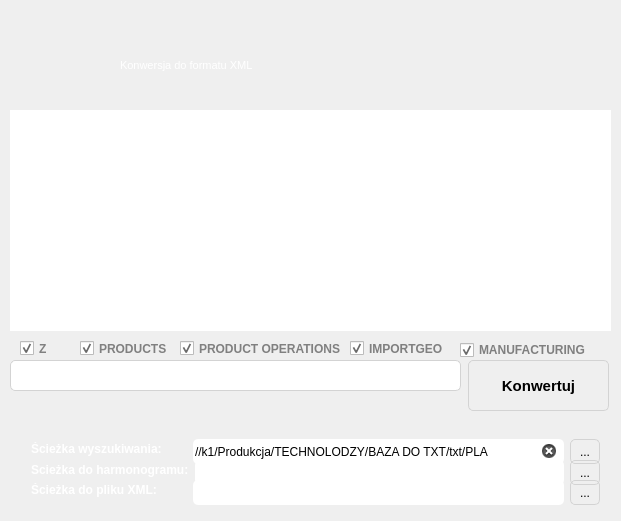
<?xml version="1.0" encoding="UTF-8"?>
<ui version="4.0">
 <class>MainWindow</class>
 <widget class="QMainWindow" name="MainWindow">
  <property name="geometry">
   <rect>
    <x>0</x>
    <y>0</y>
    <width>621</width>
    <height>521</height>
   </rect>
  </property>
  <property name="windowTitle">
   <string>XML Converter</string>
  </property>
  <property name="windowIcon">
   <iconset resource="resources.qrc">
    <normaloff>:/images/images/icon.ico</normaloff>:/images/images/icon.ico</iconset>
  </property>
  <property name="styleSheet">
   <string notr="true">QListWidget {
  background-color: &quot;white&quot;;
  font-size: 10pt;
  color: &quot;gray&quot;;
  font-size: 9pt;
  font-family: &quot;Arial&quot;;
  border-radius: 5px;
  border-width: 2px solid lightgray;
}

#centralWidget QScrollBar:vertical {
  border: none;
  background: &quot;transparent&quot;;
  width: 15px;
  margin: 20px 0px 20px 0px;
}

#centralWidget QScrollBar::handle:vertical {
  background: &quot;lightgray&quot;;
  min-height: 20px;
  border-radius: 2px;
}

#centralWidget QScrollBar::add-line:vertical {
  image: url(:/images/images/downArrow.png);
  background: &quot;lightgray&quot;;
  height: 15px;
  subcontrol-position: bottom;
  subcontrol-origin: margin;
  border-radius: 2px;
}

#centralWidget QScrollBar::sub-line:vertical {
  image: url(:/images/images/upArrow.png);
  background: &quot;lightgray&quot;;
  height: 15px;
  subcontrol-position: top;
  subcontrol-origin: margin;
  border-radius: 2px;
}

QMessageBox QPushButton {
color: &quot;gray&quot;;
border-radius: 5px;
border: 1px solid lightgray;
background: &quot;white&quot;;
min-width: 80px;
min-height: 25px;
}

QMessageBox QPushButton:hover {
background: &quot;lightgray&quot;;
color: &quot;white&quot;;
width: 300px;
}

QMessageBox QPushButton:pressed {
border: 1px solid &quot;gray&quot;;
background: #A9A9A9 ;
}
</string>
  </property>
  <widget class="QWidget" name="centralWidget">
   <property name="styleSheet">
    <string notr="true">QComboBox {
	border: 1px solid lightgray;
	border-radius: 5px;
	padding: 1px 18px 1px 3px;
	min-width: 6em;
	color: &quot;gray&quot;;
	background-color: &quot;white&quot;;
	margin: 0 0 0 0;
}

QComboBox:editable {
	background: &quot;green&quot;}
	QComboBox:!editable {
	background: &quot;white&quot;
}

QComboBox:hover {
	background: &quot;lightgray&quot;;
	color: &quot;white&quot;;
}

QComboBox:on{
	padding-top: 3px;
	padding-left: 4px;
	background-color:#A9A9A9 ;
}

QComboBox::drop-down{
	subcontrol-origin: padding;
	subcontrol-position: center right;
	width: 50px;
	height: 50px;
	border-width: 0px;
}

QComboBox::down-arrow{
	image: url(:/images/images/arrow.png);
	height: 70px;
	width:  70px;
}

QComboBox::down-arrow:on{
	top: 1px;
	left: 1px;
}

QComboBox QListView{
	border-width: 1px;
	border-color: darkgray;
	border-style: solid;
	color: gray;
	background-color: white;
}

</string>
   </property>
   <widget class="QFrame" name="bottomFrame">
    <property name="geometry">
     <rect>
      <x>0</x>
      <y>420</y>
      <width>621</width>
      <height>101</height>
     </rect>
    </property>
    <property name="styleSheet">
     <string notr="true">#bottomFrame {
border: none;
background: qlineargradient(x1: 0, y1: 0, x2: 0, y2: 1,
stop: 0 #a6a6a6, stop: 0.08 #7f7f7f,
stop: 0.49999 #717171);
border-top-right-radius: 10px;
border-top-left-radius:10px;
}
</string>
    </property>
    <property name="frameShape">
     <enum>QFrame::StyledPanel</enum>
    </property>
    <property name="frameShadow">
     <enum>QFrame::Raised</enum>
    </property>
    <widget class="QWidget" name="layoutWidget">
     <property name="geometry">
      <rect>
       <x>20</x>
       <y>8</y>
       <width>591</width>
       <height>83</height>
      </rect>
     </property>
     <layout class="QVBoxLayout" name="verticalLayout">
      <property name="spacing">
       <number>0</number>
      </property>
      <item>
       <layout class="QHBoxLayout" name="outputLayout_3">
        <item>
         <widget class="QLabel" name="searchLbl">
          <property name="sizePolicy">
           <sizepolicy hsizetype="Maximum" vsizetype="Preferred">
            <horstretch>0</horstretch>
            <verstretch>0</verstretch>
           </sizepolicy>
          </property>
          <property name="minimumSize">
           <size>
            <width>156</width>
            <height>0</height>
           </size>
          </property>
          <property name="maximumSize">
           <size>
            <width>16777215</width>
            <height>16777215</height>
           </size>
          </property>
          <property name="font">
           <font>
            <family>Arial</family>
            <pointsize>9</pointsize>
            <weight>75</weight>
            <bold>true</bold>
           </font>
          </property>
          <property name="toolTip">
           <string>Ścieżka zapisu wyszukanych plików *.PDF</string>
          </property>
          <property name="whatsThis">
           <string/>
          </property>
          <property name="text">
           <string>&lt;html&gt;&lt;head/&gt;&lt;body&gt;&lt;p&gt;&lt;span style=&quot; color:#ffffff;&quot;&gt;Ścieżka wyszukiwania:&lt;/span&gt;&lt;/p&gt;&lt;/body&gt;&lt;/html&gt;</string>
          </property>
         </widget>
        </item>
        <item>
         <widget class="QLineEdit" name="searchPathLe">
          <property name="minimumSize">
           <size>
            <width>0</width>
            <height>25</height>
           </size>
          </property>
          <property name="maximumSize">
           <size>
            <width>16777215</width>
            <height>25</height>
           </size>
          </property>
          <property name="font">
           <font>
            <family>Arial</family>
            <pointsize>9</pointsize>
           </font>
          </property>
          <property name="whatsThis">
           <string/>
          </property>
          <property name="autoFillBackground">
           <bool>false</bool>
          </property>
          <property name="styleSheet">
           <string notr="true">QLineEdit {
    font-size: 9pt; 
    color: &quot;gray&quot;;
    font-family: &quot;Arial&quot;;
	border-radius: 5px;
    border-width: 2px solid lightgray;
}</string>
          </property>
          <property name="text">
           <string>//k1/Produkcja/TECHNOLODZY/BAZA DO TXT/txt/PLA</string>
          </property>
          <property name="readOnly">
           <bool>false</bool>
          </property>
          <property name="clearButtonEnabled">
           <bool>true</bool>
          </property>
         </widget>
        </item>
        <item>
         <widget class="QPushButton" name="searchPathBtn">
          <property name="sizePolicy">
           <sizepolicy hsizetype="Fixed" vsizetype="Fixed">
            <horstretch>0</horstretch>
            <verstretch>0</verstretch>
           </sizepolicy>
          </property>
          <property name="minimumSize">
           <size>
            <width>30</width>
            <height>25</height>
           </size>
          </property>
          <property name="maximumSize">
           <size>
            <width>30</width>
            <height>25</height>
           </size>
          </property>
          <property name="styleSheet">
           <string notr="true">QPushButton {
color: &quot;gray&quot;;
border: 1px solid lightgray;
border-radius: 5px;
background: &quot;white&quot;;
}

QPushButton:hover {
background: &quot;lightgray&quot;;
color: &quot;white&quot;;
}

QPushButton:pressed {
border: 1px solid &quot;gray&quot;;
background: #A9A9A9 ;
}</string>
          </property>
          <property name="text">
           <string>...</string>
          </property>
         </widget>
        </item>
       </layout>
      </item>
      <item>
       <layout class="QHBoxLayout" name="inputLayout">
        <item>
         <widget class="QLabel" name="excelLbl">
          <property name="sizePolicy">
           <sizepolicy hsizetype="Maximum" vsizetype="Preferred">
            <horstretch>0</horstretch>
            <verstretch>0</verstretch>
           </sizepolicy>
          </property>
          <property name="minimumSize">
           <size>
            <width>135</width>
            <height>0</height>
           </size>
          </property>
          <property name="maximumSize">
           <size>
            <width>16777215</width>
            <height>16777215</height>
           </size>
          </property>
          <property name="font">
           <font>
            <family>Arial</family>
            <pointsize>9</pointsize>
            <weight>75</weight>
            <bold>true</bold>
           </font>
          </property>
          <property name="toolTip">
           <string>Scieżka przeszukiwania plików *.PDF</string>
          </property>
          <property name="toolTipDuration">
           <number>-1</number>
          </property>
          <property name="whatsThis">
           <string/>
          </property>
          <property name="text">
           <string>&lt;html&gt;&lt;head/&gt;&lt;body&gt;&lt;p&gt;&lt;span style=&quot; color:#ffffff;&quot;&gt;Scieżka do harmonogramu:&lt;/span&gt;&lt;/p&gt;&lt;/body&gt;&lt;/html&gt;</string>
          </property>
         </widget>
        </item>
        <item>
         <widget class="QLineEdit" name="excelPathLe">
          <property name="minimumSize">
           <size>
            <width>0</width>
            <height>25</height>
           </size>
          </property>
          <property name="maximumSize">
           <size>
            <width>16777215</width>
            <height>25</height>
           </size>
          </property>
          <property name="font">
           <font>
            <family>Arial</family>
            <pointsize>9</pointsize>
           </font>
          </property>
          <property name="toolTip">
           <string/>
          </property>
          <property name="toolTipDuration">
           <number>-1</number>
          </property>
          <property name="statusTip">
           <string/>
          </property>
          <property name="whatsThis">
           <string/>
          </property>
          <property name="autoFillBackground">
           <bool>false</bool>
          </property>
          <property name="styleSheet">
           <string notr="true">QLineEdit {
    font-size: 9pt; 
    color: &quot;gray&quot;;
    font-family: &quot;Arial&quot;;
	border-radius: 5px;
    border-width: 2px solid lightgray;
}</string>
          </property>
          <property name="text">
           <string/>
          </property>
          <property name="frame">
           <bool>true</bool>
          </property>
          <property name="readOnly">
           <bool>false</bool>
          </property>
          <property name="placeholderText">
           <string notr="true"/>
          </property>
          <property name="clearButtonEnabled">
           <bool>true</bool>
          </property>
         </widget>
        </item>
        <item>
         <widget class="QPushButton" name="excelPathBtn">
          <property name="sizePolicy">
           <sizepolicy hsizetype="Preferred" vsizetype="Fixed">
            <horstretch>0</horstretch>
            <verstretch>0</verstretch>
           </sizepolicy>
          </property>
          <property name="minimumSize">
           <size>
            <width>30</width>
            <height>25</height>
           </size>
          </property>
          <property name="maximumSize">
           <size>
            <width>30</width>
            <height>25</height>
           </size>
          </property>
          <property name="styleSheet">
           <string notr="true">QPushButton {
color: &quot;gray&quot;;
border: 1px solid lightgray;
border-radius: 5px;
background: &quot;white&quot;;
}

QPushButton:hover {
background: &quot;lightgray&quot;;
color: &quot;white&quot;;
}

QPushButton:pressed {
border: 1px solid &quot;gray&quot;;
background: #A9A9A9 ;
}
</string>
          </property>
          <property name="text">
           <string>...</string>
          </property>
         </widget>
        </item>
       </layout>
      </item>
      <item>
       <layout class="QHBoxLayout" name="outputLayout">
        <item>
         <widget class="QLabel" name="xmlLbl">
          <property name="sizePolicy">
           <sizepolicy hsizetype="Maximum" vsizetype="Preferred">
            <horstretch>0</horstretch>
            <verstretch>0</verstretch>
           </sizepolicy>
          </property>
          <property name="minimumSize">
           <size>
            <width>156</width>
            <height>0</height>
           </size>
          </property>
          <property name="maximumSize">
           <size>
            <width>16777215</width>
            <height>16777215</height>
           </size>
          </property>
          <property name="font">
           <font>
            <family>Arial</family>
            <pointsize>9</pointsize>
            <weight>75</weight>
            <bold>true</bold>
           </font>
          </property>
          <property name="toolTip">
           <string>Ścieżka zapisu wyszukanych plików *.PDF</string>
          </property>
          <property name="whatsThis">
           <string/>
          </property>
          <property name="text">
           <string>&lt;html&gt;&lt;head/&gt;&lt;body&gt;&lt;p&gt;&lt;span style=&quot; color:#ffffff;&quot;&gt;Ścieżka do pliku XML:                                 &lt;/span&gt;&lt;/p&gt;&lt;/body&gt;&lt;/html&gt;</string>
          </property>
         </widget>
        </item>
        <item>
         <widget class="QLineEdit" name="xmlPathLe">
          <property name="minimumSize">
           <size>
            <width>0</width>
            <height>25</height>
           </size>
          </property>
          <property name="maximumSize">
           <size>
            <width>16777215</width>
            <height>25</height>
           </size>
          </property>
          <property name="font">
           <font>
            <family>Arial</family>
            <pointsize>9</pointsize>
           </font>
          </property>
          <property name="whatsThis">
           <string/>
          </property>
          <property name="autoFillBackground">
           <bool>false</bool>
          </property>
          <property name="styleSheet">
           <string notr="true">QLineEdit {
    font-size: 9pt; 
    color: &quot;gray&quot;;
    font-family: &quot;Arial&quot;;
	border-radius: 5px;
    border-width: 2px solid lightgray;
}</string>
          </property>
          <property name="readOnly">
           <bool>false</bool>
          </property>
          <property name="clearButtonEnabled">
           <bool>true</bool>
          </property>
         </widget>
        </item>
        <item>
         <widget class="QPushButton" name="xmlPathBtn">
          <property name="sizePolicy">
           <sizepolicy hsizetype="Fixed" vsizetype="Fixed">
            <horstretch>0</horstretch>
            <verstretch>0</verstretch>
           </sizepolicy>
          </property>
          <property name="minimumSize">
           <size>
            <width>30</width>
            <height>25</height>
           </size>
          </property>
          <property name="maximumSize">
           <size>
            <width>30</width>
            <height>25</height>
           </size>
          </property>
          <property name="styleSheet">
           <string notr="true">QPushButton {
color: &quot;gray&quot;;
border: 1px solid lightgray;
border-radius: 5px;
background: &quot;white&quot;;
}

QPushButton:hover {
background: &quot;lightgray&quot;;
color: &quot;white&quot;;
}

QPushButton:pressed {
border: 1px solid &quot;gray&quot;;
background: #A9A9A9 ;
}</string>
          </property>
          <property name="text">
           <string>...</string>
          </property>
         </widget>
        </item>
       </layout>
      </item>
     </layout>
    </widget>
   </widget>
   <widget class="QFrame" name="topFrame">
    <property name="geometry">
     <rect>
      <x>0</x>
      <y>0</y>
      <width>621</width>
      <height>101</height>
     </rect>
    </property>
    <property name="styleSheet">
     <string notr="true">#topFrame {
border: none;
background: qlineargradient(x1: 0, y1: 0, x2: 0, y2: 1,
stop: 0 #a6a6a6, stop: 0.08 #7f7f7f,
stop: 0.39999 #717171, stop: 0.4 #626262,
stop: 0.9 #4c4c4c, stop: 1 #333333);
border-bottom-right-radius: 10px;
border-bottom-left-radius:10px;
}

#topFrame QPushButton {
color: #333;
border: 2px solid #555;
border-radius: 11px;
padding: 5px;
background: qradialgradient(cx: 0.3, cy: -0.4,
fx: 0.3, fy: -0.4,
radius: 1.35, stop: 0 #fff, stop: 1 #888);
}

#topFrame QPushButton:hover {
background: qradialgradient(cx: 0.3, cy: -0.4,
fx: 0.3, fy: -0.4,
radius: 1.35, stop: 0 #fff, stop: 1 #bbb);
}

#topFrame QPushButton:pressed {
background: qradialgradient(cx: 0.4, cy: -0.1,
fx: 0.4, fy: -0.1,
radius: 1.35, stop: 0 #fff, stop: 1 #ddd);
}</string>
    </property>
    <property name="frameShape">
     <enum>QFrame::StyledPanel</enum>
    </property>
    <property name="frameShadow">
     <enum>QFrame::Raised</enum>
    </property>
    <widget class="QLabel" name="logoLabel">
     <property name="geometry">
      <rect>
       <x>10</x>
       <y>0</y>
       <width>101</width>
       <height>101</height>
      </rect>
     </property>
     <property name="text">
      <string/>
     </property>
     <property name="pixmap">
      <pixmap resource="resources.qrc">:/images/images/icon.ico</pixmap>
     </property>
     <property name="scaledContents">
      <bool>true</bool>
     </property>
    </widget>
    <widget class="QLabel" name="nameLabel">
     <property name="geometry">
      <rect>
       <x>120</x>
       <y>15</y>
       <width>251</width>
       <height>41</height>
      </rect>
     </property>
     <property name="font">
      <font>
       <family>Arial</family>
       <pointsize>36</pointsize>
      </font>
     </property>
     <property name="text">
      <string/>
     </property>
     <property name="pixmap">
      <pixmap resource="resources.qrc">:/images/images/name.png</pixmap>
     </property>
    </widget>
    <widget class="QLabel" name="descriptionLabel">
     <property name="geometry">
      <rect>
       <x>120</x>
       <y>55</y>
       <width>291</width>
       <height>21</height>
      </rect>
     </property>
     <property name="font">
      <font>
       <family>Arial</family>
       <pointsize>4</pointsize>
       <weight>50</weight>
       <bold>false</bold>
      </font>
     </property>
     <property name="text">
      <string>&lt;html&gt;&lt;head/&gt;&lt;body&gt;&lt;p&gt;&lt;span style=&quot; font-size:8pt; color:#ffffff;&quot;&gt;Konwersja do formatu XML&lt;/span&gt;&lt;/p&gt;&lt;/body&gt;&lt;/html&gt;</string>
     </property>
    </widget>
   </widget>
   <widget class="QProgressBar" name="progressBar">
    <property name="geometry">
     <rect>
      <x>10</x>
      <y>360</y>
      <width>451</width>
      <height>31</height>
     </rect>
    </property>
    <property name="maximumSize">
     <size>
      <width>16777211</width>
      <height>16777215</height>
     </size>
    </property>
    <property name="styleSheet">
     <string notr="true">QProgressBar {
border: 1px solid lightgray;
border-radius: 5px;
padding: 1px;
color: &quot;white&quot;;
}

QProgressBar::chunk {
background: QLinearGradient( x1: 0, y1: 0, x2: 0, y2: 1,
stop: 0 #06A6DA, 
stop: 0.5 #1E90FF ,
stop: 1 #238 );
border-radius: 3px;
border: 1px solid black;
}</string>
    </property>
    <property name="value">
     <number>0</number>
    </property>
    <property name="textVisible">
     <bool>false</bool>
    </property>
   </widget>
   <widget class="QPushButton" name="convertButton">
    <property name="geometry">
     <rect>
      <x>468</x>
      <y>360</y>
      <width>141</width>
      <height>51</height>
     </rect>
    </property>
    <property name="font">
     <font>
      <family>Arial</family>
      <pointsize>11</pointsize>
      <weight>75</weight>
      <bold>true</bold>
     </font>
    </property>
    <property name="styleSheet">
     <string notr="true">QPushButton {
color: &quot;gray&quot;;
border-radius: 5px;
border: 1px solid lightgray;
background: &quot;white&quot;;
min-width: 80px;
}

QPushButton:hover {
background: &quot;lightgray&quot;;
color: &quot;white&quot;;
width: 300px;
}

QPushButton:pressed {
border: 1px solid &quot;gray&quot;;
background: #A9A9A9 ;
}
</string>
    </property>
    <property name="text">
     <string>Konwertuj</string>
    </property>
    <property name="icon">
     <iconset resource="resources.qrc">
      <normaloff>:/images/images/convert.png</normaloff>:/images/images/convert.png</iconset>
    </property>
    <property name="iconSize">
     <size>
      <width>30</width>
      <height>30</height>
     </size>
    </property>
   </widget>
   <widget class="QListWidget" name="listWidget">
    <property name="geometry">
     <rect>
      <x>10</x>
      <y>110</y>
      <width>601</width>
      <height>221</height>
     </rect>
    </property>
    <property name="styleSheet">
     <string notr="true"/>
    </property>
    <property name="verticalScrollBarPolicy">
     <enum>Qt::ScrollBarAsNeeded</enum>
    </property>
    <property name="alternatingRowColors">
     <bool>true</bool>
    </property>
   </widget>
   <widget class="QLabel" name="statusLabel">
    <property name="geometry">
     <rect>
      <x>10</x>
      <y>400</y>
      <width>341</width>
      <height>20</height>
     </rect>
    </property>
    <property name="styleSheet">
     <string notr="true">QLabel {
border: none;
background: &quot;transparent&quot;;
color: &quot;gray&quot;;
font-size: 9pt;
font-family: &quot;Arial&quot;;
font-weight: bold;
}</string>
    </property>
    <property name="text">
     <string>&lt;html&gt;&lt;head/&gt;&lt;body&gt;&lt;p&gt;&lt;br/&gt;&lt;/p&gt;&lt;/body&gt;&lt;/html&gt;</string>
    </property>
   </widget>
   <widget class="QLabel" name="magnifierLbl">
    <property name="geometry">
     <rect>
      <x>230</x>
      <y>170</y>
      <width>131</width>
      <height>121</height>
     </rect>
    </property>
    <property name="styleSheet">
     <string notr="true"/>
    </property>
    <property name="text">
     <string/>
    </property>
    <property name="pixmap">
     <pixmap resource="resources.qrc">:/images/images/magnifier.png</pixmap>
    </property>
    <property name="scaledContents">
     <bool>true</bool>
    </property>
   </widget>
   <widget class="QCheckBox" name="zCb">
    <property name="geometry">
     <rect>
      <x>20</x>
      <y>340</y>
      <width>61</width>
      <height>17</height>
     </rect>
    </property>
    <property name="font">
     <font>
      <family>Arial</family>
      <pointsize>9</pointsize>
      <weight>75</weight>
      <bold>true</bold>
     </font>
    </property>
    <property name="styleSheet">
     <string notr="true">color: gray
</string>
    </property>
    <property name="text">
     <string>Z</string>
    </property>
    <property name="checked">
     <bool>true</bool>
    </property>
   </widget>
   <widget class="QCheckBox" name="productsCb">
    <property name="geometry">
     <rect>
      <x>80</x>
      <y>340</y>
      <width>91</width>
      <height>17</height>
     </rect>
    </property>
    <property name="font">
     <font>
      <family>Arial</family>
      <pointsize>9</pointsize>
      <weight>75</weight>
      <bold>true</bold>
     </font>
    </property>
    <property name="styleSheet">
     <string notr="true">color: gray</string>
    </property>
    <property name="text">
     <string>PRODUCTS</string>
    </property>
    <property name="checked">
     <bool>true</bool>
    </property>
   </widget>
   <widget class="QCheckBox" name="prodOperCb">
    <property name="geometry">
     <rect>
      <x>180</x>
      <y>340</y>
      <width>161</width>
      <height>17</height>
     </rect>
    </property>
    <property name="font">
     <font>
      <family>Arial</family>
      <pointsize>9</pointsize>
      <weight>75</weight>
      <bold>true</bold>
     </font>
    </property>
    <property name="styleSheet">
     <string notr="true">color: gray</string>
    </property>
    <property name="text">
     <string>PRODUCT OPERATIONS</string>
    </property>
    <property name="checked">
     <bool>true</bool>
    </property>
   </widget>
   <widget class="QCheckBox" name="importgeoCB">
    <property name="geometry">
     <rect>
      <x>350</x>
      <y>340</y>
      <width>111</width>
      <height>17</height>
     </rect>
    </property>
    <property name="font">
     <font>
      <family>Arial</family>
      <pointsize>9</pointsize>
      <weight>75</weight>
      <bold>true</bold>
     </font>
    </property>
    <property name="styleSheet">
     <string notr="true">color: gray</string>
    </property>
    <property name="text">
     <string>IMPORTGEO</string>
    </property>
    <property name="checked">
     <bool>true</bool>
    </property>
   </widget>
   <widget class="QCheckBox" name="manufacturingCb">
    <property name="geometry">
     <rect>
      <x>460</x>
      <y>340</y>
      <width>131</width>
      <height>20</height>
     </rect>
    </property>
    <property name="font">
     <font>
      <family>Arial</family>
      <pointsize>9</pointsize>
      <weight>75</weight>
      <bold>true</bold>
     </font>
    </property>
    <property name="styleSheet">
     <string notr="true">color: gray</string>
    </property>
    <property name="text">
     <string>MANUFACTURING</string>
    </property>
    <property name="checked">
     <bool>true</bool>
    </property>
   </widget>
  </widget>
 </widget>
 <layoutdefault spacing="6" margin="11"/>
 <resources>
  <include location="resources.qrc"/>
 </resources>
 <connections/>
</ui>
